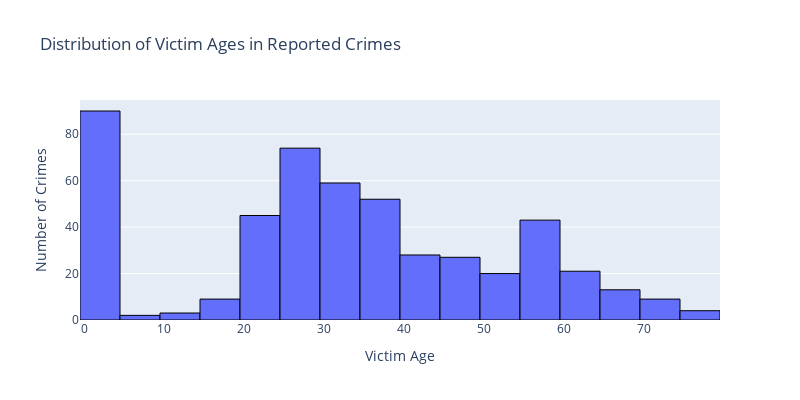

Source (notebook cell):
### Markdown cell above
<svg width="100%" height="100">
    <rect x="0" y="0" width="100%" height="100" fill="black" />
    <text x="15%" y="50%" dominant-baseline="middle" text-anchor="middle" font-size="30" fill="yellow">VICTIM DEMOGRAPHICS - </text>
</svg>

<h4><font color="orange">Q2A. What is the distribution of victim ages in reported crimes?</h4>

### Code cell
victimages='select vict_Age from crime_data'
df = pd.read_sql(victimages,connection)
fig = px.histogram(df, x='vict_Age', title='Distribution of Victim Ages in Reported Crimes',
                   labels={'vict_Age': 'Victim Age', 'count': 'Number of Crimes'}, color_discrete_sequence=['dark blue'])
fig.update_traces(marker_line_color='black', marker_line_width=1)  
fig.update_layout(barmode='overlay', xaxis_title='Victim Age', yaxis_title='Number of Crimes', height=400, width=800)
fig.show()

### Figure 1 — Plotly figure (JSON) as saved in the notebook; plotly's stock layout.template omitted (floating-point values rounded to 4 significant figures; data arrays with more than 128 entries replaced by an {"elided": "..."} marker saying what was removed)
{"data": [{"alignmentgroup": "True", "bingroup": "x", "hovertemplate": "Victim Age=%{x}<br>count=%{y}<extra></extra>", "legendgroup": "", "marker": {"color": "dark blue", "line": {"color": "black", "width": 1}, "pattern": {"shape": ""}}, "name": "", "offsetgroup": "", "orientation": "v", "showlegend": false, "type": "histogram", "x": {"elided": "499 int values"}, "xaxis": "x", "yaxis": "y"}], "layout": {"barmode": "overlay", "height": 400, "legend": {"tracegroupgap": 0}, "title": {"text": "Distribution of Victim Ages in Reported Crimes"}, "width": 800, "xaxis": {"anchor": "y", "domain": [0, 1], "title": {"text": "Victim Age"}}, "yaxis": {"anchor": "x", "domain": [0, 1], "title": {"text": "Number of Crimes"}}}}
